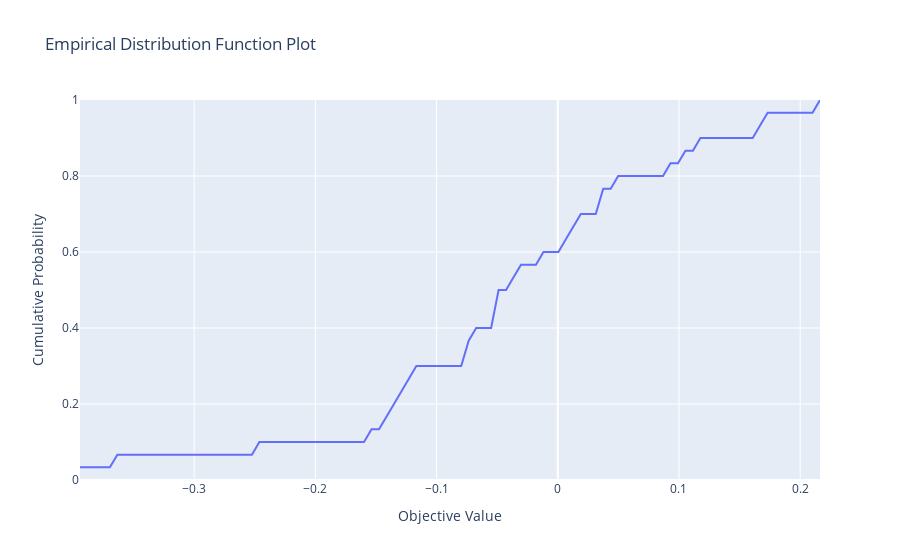

Notebook source saved alongside this figure:
### Markdown cell above
## Further works

1.   You can tune more critical hyperparameters
2.   Multi-objective hyperparameter optimization using Optuna. Here we can maximize Sharpe and simultaneously minimize Volatility in our account value to tune our hyperparameters

### Code cell
plot_edf(study)
